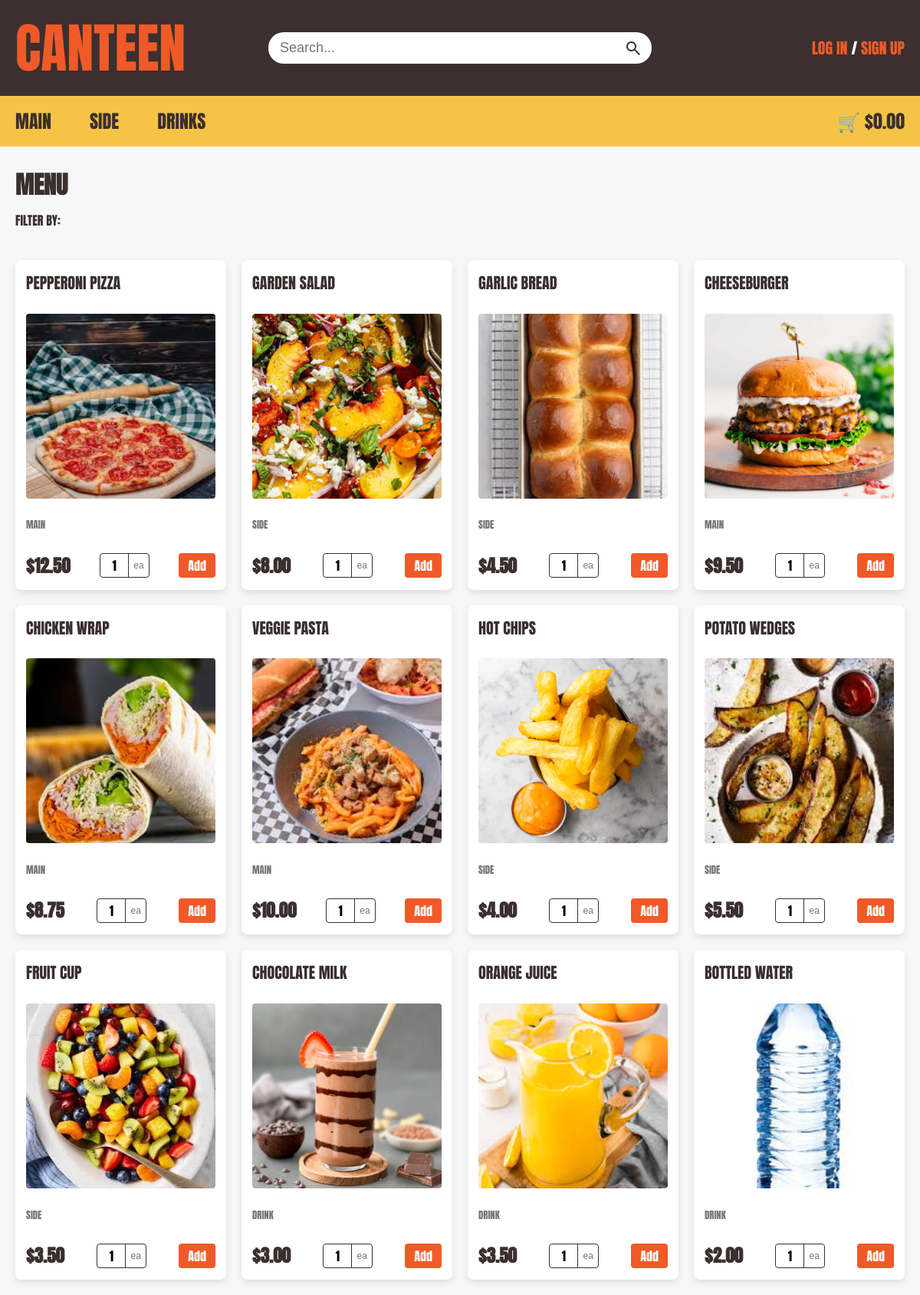
The page / on the database its author committed.
### tables this page shows
CREATE TABLE Menu (item_ID INTEGER PRIMARY KEY NOT NULL UNIQUE, item_name TEXT, item_type TEXT, is_available INTEGER, price NUMERIC (10, 2), item_photo TEXT);

### app.py (the view)
@app.route('/')
def home():
    db = get_db()
    db.row_factory = sqlite3.Row
    cursor = db.cursor()
    sql = "SELECT item_name, item_ID, item_type, price, is_available, item_photo " \
    "FROM Menu WHERE is_available = 1;"
    cursor.execute(sql)
    results = cursor.fetchall()
    return render_template("home_user.html", menu_items=results)

### app.py (called while the page is built)
def get_db():
    db = getattr(g, '_database', None)
    if db is None:
        db = g._database = sqlite3.connect(DATABASE)
    return db

@app.teardown_appcontext
def close_connection(exception):
    db = getattr(g, '_database', None)
    if db is not None:
        db.close()

### templates/home_user.html (shortened to what this page needs)
<!DOCTYPE html>
<html lang="en">
<head>
  <link rel="stylesheet" href="{{ url_for('static', filename='style.css') }}">
</head>
<body>
  <header>
    <div class="top-bar">
      <div class="container top-bar-content">
        <div class="top-left"><a href="{{ url_for('home') }}">CANTEEN</a></div>
        <form class="search-container" method="GET" action="{{ url_for('search') }}">
          <input type="text" placeholder="Search..." name="query" autocomplete="off">
          <button type="submit" class="search-btn">
            <span class="material-symbols-outlined">search</span>
          </button>
        </form>
        {% if session.get('user_id') %}
          <a class ="top-right" onclick= "OpenAccountmanage();return false;" id="accountpopup" href="#" >Hi {{ session['first_name'] }}!</a>
          <div id="popup" class="popup">
            <div class="popup-content">
              <a href="{{ url_for('logout') }}">Account Settings</a>
              <a href="{{ url_for('logout') }}">Logout</a>
            </div>
          </div>
        {% else %}
          <div class="top-right"><p><a href="{{ url_for('user_login') }}">Log in</a> / <a href="{{ url_for('signup') }}">Sign up</a></p></div>
        {% endif %}
      </div>
    </div>
    <nav class="bottom-nav">
      <div class="container nav-content">
        <div class="nav-links">
          <a href="{{ url_for('catergory', item_type='Main') }}">Main</a>
          <a href="{{ url_for('catergory', item_type='Side') }}">Side</a>
          <a href="{{ url_for('catergory', item_type='Drink') }}">Drinks</a>
        </div>
        <div class="cart">
          <a href="{{ url_for('trolley') }}">🛒 $0.00</a>
        </div>
      </div>
    </nav>
  </header>
  <main class="container">
    <h1>
      {% if search_query %}
          Search results for "{{ search_query }}"
      {% elif category_name %}
          {{ category_name }}
      {% else %}
          Menu
      {% endif %}
    </h1>
    <a class="filter" href="#">Filter by:</a>
    <div class="menu-grid">
      {% for item in menu_items %}
        <div class="product-box">
          <a href="{{ url_for('item', item_ID=item.item_ID) }}" class="product-card-link">
            <h3>{{ item.item_name }}</h3>
            <img src="{{ url_for('static', filename = 'images/' + item.item_photo) }}" alt="{{ item.item_name }}">
          </a>
          <p class="category">{{ item.item_type }}</p>
          <div class="price_row">
            <span class="price">${{ "%.2f" |format(item.price) }}</span>
            {% if item.is_available %}
              <div class="qty-container">
                <input
                  type="number"
                  id="qty-{{ item.item_ID }}"
                  class="qty-input"
                  value="1"
                  min="1"
                >
                <span class="qty-unit">ea</span>
              </div>
              <button
                data-item-id="{{ item.item_ID }}"
                data-item-amount="qty-{{ item.item_ID }}"
                onclick="addItemToTrolley(testbutton(this))"
                class="add-btn"
              >
                Add
              </button>
            {% else %}
              <span class="out-of-stock">Out of Stock</span>
            {% endif %}
          </div>
        </div>
      {% endfor %}
    </div>
  </main>
</body>
</html>

### static/style.css (style rules this page uses)
* { margin: 0; padding: 0; box-sizing: border-box; }
body { margin: 0; padding: 0; overflow-x: hidden; background-color: #f7f7f7; font-family: "Anton", sans-serif; text-transform: uppercase; }
.container { width: 100%; max-width: 1400px; margin-left: auto; margin-right: auto; padding-left: 20px; padding-right: 20px; }
.top-bar { background: #3b2f2f; width: 100%; padding: 10px 0; }
.top-bar-content { display: flex; justify-content: space-between; align-items: center; }
.top-left, .top-right { flex: 1; }
.top-left a { color: #f05a28; font-size: 70px; text-decoration: none; display: flex; }
.top-right { display: flex; justify-content: flex-end; align-items: center; color: white; font-size: 20px; }
.top-right a { color: #f05a28; font-size: 20px; text-decoration: none; }
.search-container { display: flex; align-items: center; flex-grow: 1; max-width: 500px; background: #ffffff; border-radius: 20px; overflow: hidden; margin: 0 20px; }
.search-container input { flex-grow: 1; border: none; padding: 10px 15px; outline: none; font-size: 18px; background: transparent; text-transform: none; -webkit-appearance: none; appearance: none; }
.search-btn { background: transparent; border: none; height: 100%; padding: 0 0 0 8px; display: flex; align-items: center; justify-content: center; cursor: pointer; outline: none; }
.material-symbols-outlined { margin: 0 12px 0 0; font-size: 24px !important; color: #3b2f2f; cursor: pointer; }
.bottom-nav { background-color: #f6c445; width: 100%; transition: top 0.3s; }
.nav-content { display: flex; justify-content: space-between; align-items: center; }
.nav-links { display: flex; gap: 10px; }
.nav-links a:first-child { padding-left: 0; }
.bottom-nav a { text-decoration: none; color: #3b2f2f; padding: 15px 20px; font-weight: 400; display: inline-block; font-size: 24px; }
.cart a { margin-left: auto; padding: 12px 0px 12px 20px; }
.filter { display: inline-block; text-align: left; margin: 0 0 20px 0; color: #3b2f2f; text-decoration: none; }
h1 { font-weight: 700; font-style: normal; text-align: left; margin: 25px 0 10px 0; color: #3b2f2f; }
.menu-grid { display: grid; grid-template-columns: repeat(auto-fill, minmax(220px, 1fr)); gap: 20px; padding: 20px 0; width: 100%; }
.product-card-link { text-decoration: none; display: block; }
.product-box { background: #ffffff; border-radius: 8px; border: 2px solid transparent; text-align: left; transition: transform 0.2s; box-shadow: 0px 4px 10px rgba(0, 0, 0, 0.1); width: 100%; aspect-ratio: 16 / 25; padding: 12px; display: flex; flex-direction: column; justify-content: space-between; }
.product-box a { display: contents; }
.product-box h3 { color: #3b2f2f; font-weight: 400; font-size: 20px; text-align: left; margin: 0 0 8px 0; padding: 0; }
.product-box img { width: 100%; flex-grow: 1; max-height: 60%; object-fit: cover; border-radius: 4px; padding: 0; margin-bottom: 8px; }
.product-box .category { font-size: 0.8rem; color: #777; margin-bottom: 10px; }
.price_row { display: flex; justify-content: space-between; align-items: center; width: 100%; }
.price { color: #3b2f2f; font-weight: bold; font-size: 23px; }
.qty-container { display: inline-flex; align-items: center; border: 1.5px solid #3b2f2f; border-radius: 4px; overflow: hidden; background-color: #fff; height: 32px; }
.qty-input { width: 36px; height: 100%; border: none; text-align: center; font-family: 'Anton', sans-serif; font-size: 16px; outline: none; background: transparent; }
.qty-input[type=number] { -webkit-appearance: textfield; -moz-appearance: textfield; appearance: textfield; }
.qty-unit { padding: 0 6px; border-left: 1.5px solid #3b2f2f; color: #777; font-size: 12px; font-family: sans-serif; text-transform: lowercase; user-select: none; display: flex; align-items: center; height: 100%; }
.add-btn { background-color: #f05a28; color: white; border: none; padding: 0 12px; height: 32px; border-radius: 4px; cursor: pointer; font-family: 'Anton', sans-serif; font-size: 16px; display: flex; align-items: center; justify-content: center; }
.add-btn { background-color: #f05a28; color: white; border: none; padding: 6px 12px; border-radius: 4px; cursor: pointer; font-family: 'Anton', sans-serif; }

### rows shown on the page
Menu: item_name "PEPPERONI PIZZA", item_photo (picture), item_type "MAIN", price "12.50"
Menu: item_name "GARDEN SALAD", item_photo (picture), item_type "SIDE", price "8.00"
Menu: item_name "GARLIC BREAD", item_photo (picture), item_type "SIDE", price "4.50"
Menu: item_name "CHEESEBURGER", item_photo (picture), item_type "MAIN", price "9.50"
Menu: item_name "CHICKEN WRAP", item_photo (picture), item_type "MAIN", price "8.75"
Menu: item_name "VEGGIE PASTA", item_photo (picture), item_type "MAIN", price "10.00"
Menu: item_name "HOT CHIPS", item_photo (picture), item_type "SIDE", price "4.00"
Menu: item_name "POTATO WEDGES", item_photo (picture), item_type "SIDE", price "5.50"
Menu: item_name "FRUIT CUP", item_photo (picture), item_type "SIDE", price "3.50"
Menu: item_name "CHOCOLATE MILK", item_photo (picture), item_type "DRINK", price "3.00"
Menu: item_name "ORANGE JUICE", item_photo (picture), item_type "DRINK", price "3.50"
Menu: item_name "BOTTLED WATER", item_photo (picture), item_type "DRINK", price "2.00"
